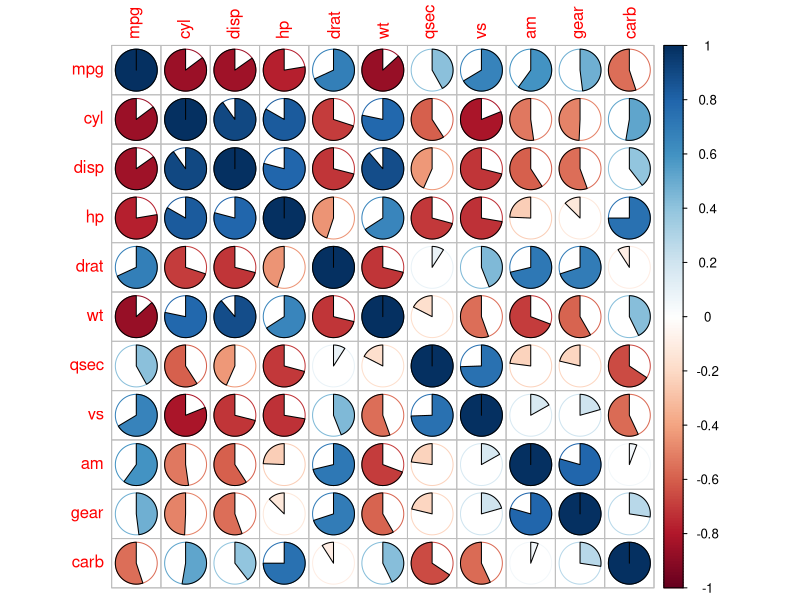
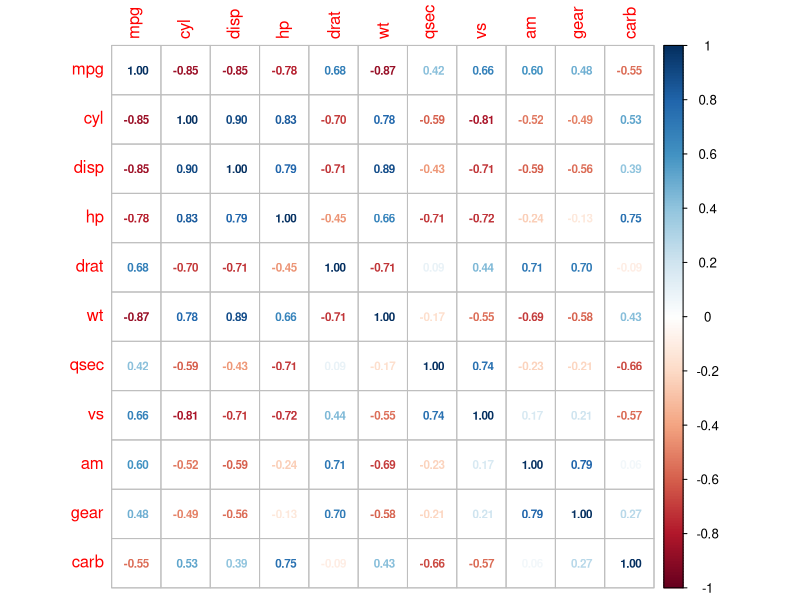
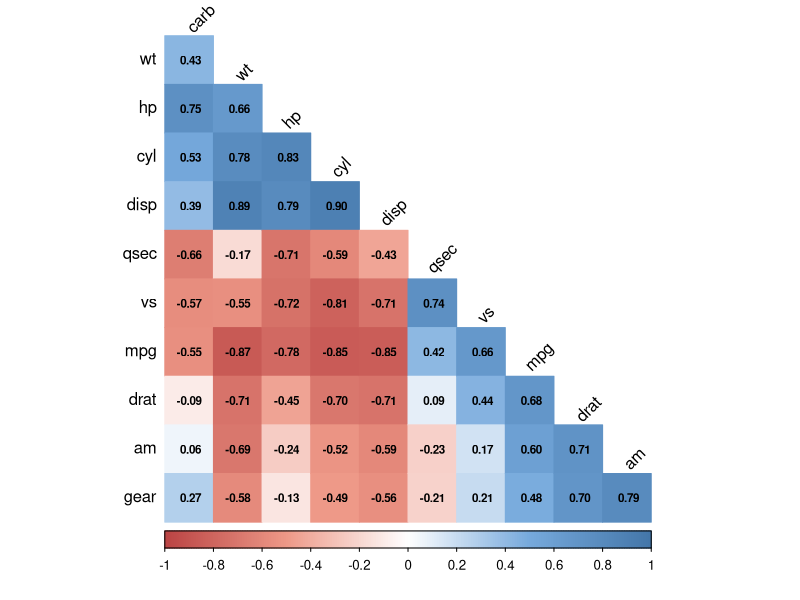

The R script that drew these images, in order:
## ---- chunk 1
# para forçar idioma no pdf 
# forçar idioma no html _bookdown.yml 
library(corrplot)
## ---- chunk 2
matriz_correlacao <- cor(mtcars)

print(matriz_correlacao)
## ---- chunk 3
corrplot(matriz_correlacao, method="pie")
## ---- chunk 4
corrplot(matriz_correlacao, method="number", number.cex= 0.70)
## ---- chunk 5
col <- colorRampPalette(c("#BB4444", "#EE9988", "#FFFFFF", "#77AADD", "#4477AA"))
corrplot(matriz_correlacao, method="color", col=col(200),  
         type="lower", order="hclust", 
         addCoef.col = "black", number.cex= 0.70, ### reduzir tamanho do texto
         tl.col="black", tl.srt=45, 
         diag=FALSE)
